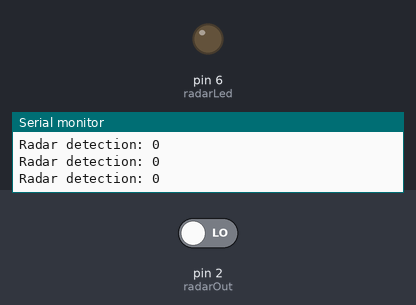
Bench run of a sketch on a simulated Arduino Uno, built with avr-gcc and run on an emulated ATmega328P. On the bench: output pins drawn as LEDs (lit = HIGH), the last lines printed to the serial monitor. The test bench sets the inputs (shaded band); at power-on: pin 2 (radarOut) LOW.

Above: at 1.2 s.
1.3 s: pin 2 (radarOut) driven HIGH
At 1.8 s:
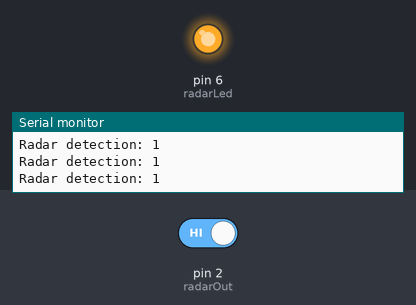
2.8 s: pin 2 (radarOut) driven LOW
At 4.2 s:
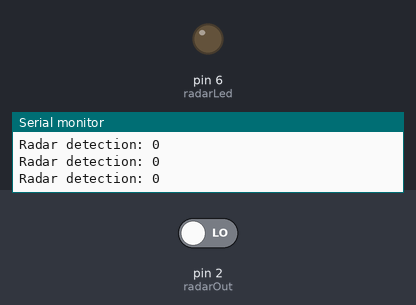
Timing chart, 0 to 5.8 s (numbered marks = the images above; inputs shaded):
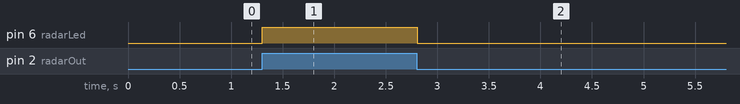

The sketch:

HFS-DC06H.ino
```cpp
/*
 * HC-SR0HFS-DC06h example sketch
 */

const int radarOut = 2;
const int radarLed = 6;

void setup() {
  pinMode(radarOut, INPUT);
  pinMode(radarLed, OUTPUT);
  Serial.begin(9600);

}

void loop() {
  Serial.print("Radar detection: ");
  Serial.println(digitalRead(radarOut));

  if (digitalRead(radarOut))
    digitalWrite(radarLed, HIGH);
  else
    digitalWrite(radarLed, LOW);
  delay(100);
}
```

Measured:
- after the input at 1.3 s, pin 6 (radarLed): LOW → HIGH at once
- after the input at 2.8 s, pin 6 (radarLed): HIGH → LOW at once
